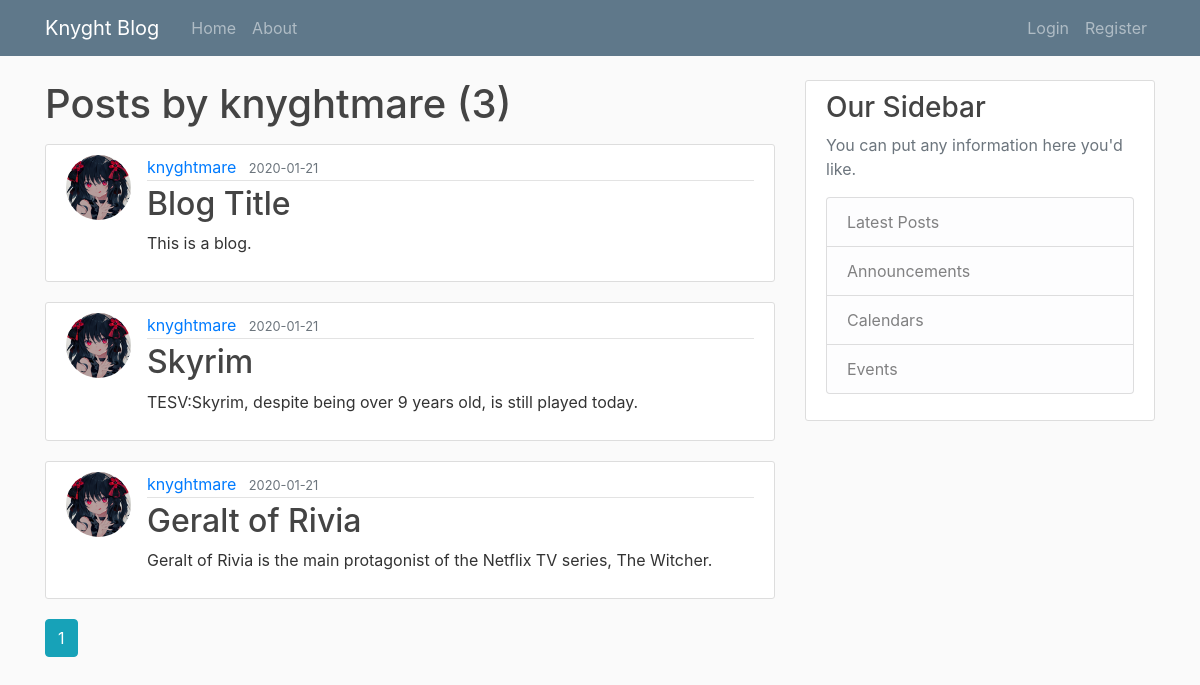
/user/knyghtmare, run on the app's committed database.
### knyghtblog/models.py (models this page shows, shortened)
class User(db.Model, UserMixin):
    id = db.Column(db.Integer, primary_key=True)
    username = db.Column(db.String(20), unique=True, nullable=False)
    email = db.Column(db.String(120), unique=True, nullable=False)
    image_file = db.Column(db.String(20), nullable=False, default='default.jpg')
    password = db.Column(db.String(60), nullable=False)
    posts = db.relationship('Post', backref='author', lazy=True)

class Post(db.Model):
    id = db.Column(db.Integer, primary_key=True)
    title = db.Column(db.String(100), nullable=False)
    date_posted = db.Column(db.DateTime, nullable=False, default=datetime.utcnow)
    content = db.Column(db.Text, nullable=False)
    user_id = db.Column(db.Integer, db.ForeignKey('user.id'), nullable=False)

### knyghtblog/routes.py (the view)
@app.route("/user/<string:username>")
def user_posts(username):
    page = request.args.get('page', 1, type=int)
    user = User.query.filter_by(username=username).first_or_404()
    posts = Post.query.filter_by(author=user)\
        .order_by(Post.date_posted.desc())\
        .paginate(page=page, per_page=5)
    return render_template('user_posts.html', posts=posts, user=user)

### knyghtblog/templates/user_posts.html
{% extends "base.html" %}
{% block content %}
<h1 class="mb-3">Posts by {{ user.username }} ({{ posts.total }})</h1>
{% for post in posts.items %}
<article class="media content-section">
    <img class="rounded-circle article-img"
        src="{{ url_for('static', filename='profile-pictures/' + post.author.image_file) }}">
    <div class="media-body">
        <div class="article-metadata">
            <a class="mr-2"
                href="{{ url_for('user_posts', username=post.author.username) }}">{{ post.author.username }}</a>
            <small class="text-muted">{{ post.date_posted.strftime('%Y-%m-%d') }}</small>
        </div>
        <h2><a class="article-title" href="{{ url_for('post', post_id=post.id) }}">{{ post.title }}</a></h2>
        <p class="article-content">{{ post.content }}</p>
    </div>
</article>
{% endfor %}
    {% for page_num in posts.iter_pages(left_edge=1, right_edge=1, left_current=1, right_current=2) %}
        {% if page_num %}
            {% if posts.page == page_num %}
                <a class="btn btn-info mb-4"
                href="{{ url_for('user_posts', username=user.username, page=page_num) }}">{{ page_num }}</a>
            {% else %}
                <a class="btn btn-outline-info mb-4"
                href="{{ url_for('user_posts', username=user.username, page=page_num) }}">{{ page_num }}</a>
            {% endif %}
        {% else %}
        ...
        {% endif %}
    {% endfor %}
{% endblock content %}

### knyghtblog/static/main.css (style rules this page uses)
body { background: #fafafa; color: #333333; margin-top: 5rem; }
h1, h2, h3, h4, h5, h6 { color: #444444; }
.content-section { background: #ffffff; padding: 10px 20px; border: 1px solid #dddddd; border-radius: 3px; margin-bottom: 20px; }
.article-title { color: #444444; }
.article-content { white-space: pre-line; }
.article-img { height: 65px; width: 65px; margin-right: 16px; }
.article-metadata { padding-bottom: 1px; margin-bottom: 4px; border-bottom: 1px solid #e3e3e3 }

### data on the page
User: username "knyghtmare"
Post: image_file (picture), author.username "knyghtmare", date_posted "2020-01-21", title "Blog Title", content "This is a blog."
Post: image_file (picture), author.username "knyghtmare", date_posted "2020-01-21", title "Skyrim", content "TESV:Skyrim, despite being over 9 years old, is still played today."
Post: image_file (picture), author.username "knyghtmare", date_posted "2020-01-21", title "Geralt of Rivia", content "Geralt of Rivia is the main protagonist of the Netflix TV series, The Witcher."

### other printed values
{{ posts.total }} "3"
{{ page_num }} "1"
